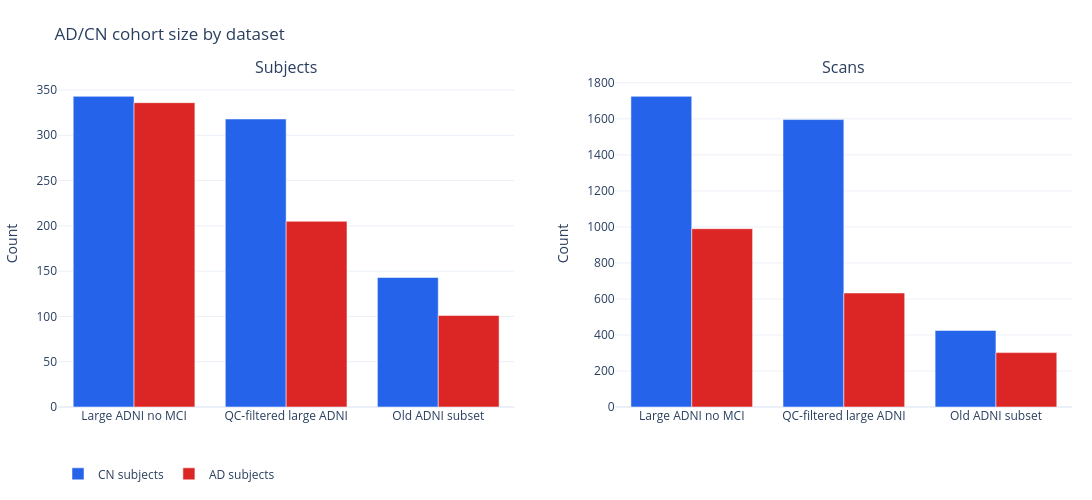
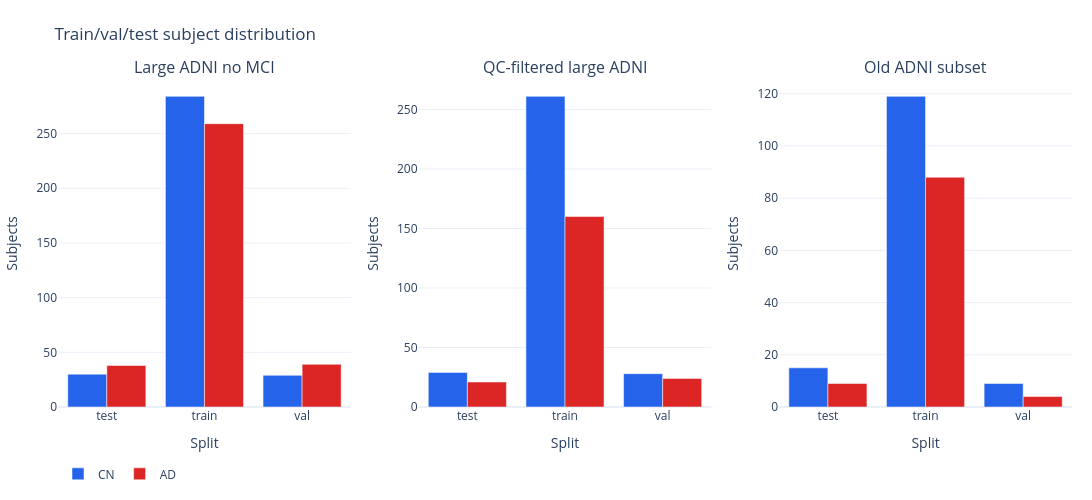

Write notebook code for charts like these, in order.
### Markdown cell above
## AD/CN Counts

This section answers how many AD and CN subjects and scans are available in each dataset. The first plot
uses all scans. The second plot splits subjects by train/val/test so model-evaluation imbalance is visible.

### Code cell
fig = dcv.plot_subject_and_scan_counts(frame)
fig.show()

display(Markdown(
    "The left panel is subject count and the right panel is scan count. "
    "A large gap between scans and subjects means subjects have repeated longitudinal visits."
))

fig = dcv.plot_split_counts(frame)
fig.show()

display(Markdown(
    "Train/val/test counts are shown by subject, with scan counts in hover text. "
    "This is useful before comparing longitudinal models because a split can have enough scans but few subjects."
))

### Figure 1 — Plotly figure (JSON) as saved in the notebook; plotly's stock layout.template omitted (floating-point values rounded to 4 significant figures)
{"data": [{"legendgroup": "CN", "marker": {"color": "#2563eb"}, "name": "CN subjects", "showlegend": true, "type": "bar", "x": ["Large ADNI no MCI", "QC-filtered large ADNI", "Old ADNI subset"], "xaxis": "x", "y": [343, 318, 143], "yaxis": "y"}, {"legendgroup": "CN", "marker": {"color": "#2563eb"}, "name": "CN scans", "showlegend": false, "type": "bar", "x": ["Large ADNI no MCI", "QC-filtered large ADNI", "Old ADNI subset"], "xaxis": "x2", "y": [1725, 1596, 425], "yaxis": "y2"}, {"legendgroup": "AD", "marker": {"color": "#dc2626"}, "name": "AD subjects", "showlegend": true, "type": "bar", "x": ["Large ADNI no MCI", "QC-filtered large ADNI", "Old ADNI subset"], "xaxis": "x", "y": [336, 205, 101], "yaxis": "y"}, {"legendgroup": "AD", "marker": {"color": "#dc2626"}, "name": "AD scans", "showlegend": false, "type": "bar", "x": ["Large ADNI no MCI", "QC-filtered large ADNI", "Old ADNI subset"], "xaxis": "x2", "y": [990, 633, 302], "yaxis": "y2"}], "layout": {"annotations": [{"font": {"size": 16}, "showarrow": false, "text": "Subjects", "x": 0.225, "xanchor": "center", "xref": "paper", "y": 1, "yanchor": "bottom", "yref": "paper"}, {"font": {"size": 16}, "showarrow": false, "text": "Scans", "x": 0.775, "xanchor": "center", "xref": "paper", "y": 1, "yanchor": "bottom", "yref": "paper"}], "barmode": "group", "height": 500, "legend": {"orientation": "h", "y": -0.16}, "margin": {"b": 90, "l": 50, "r": 20, "t": 80}, "title": {"text": "AD/CN cohort size by dataset"}, "width": 1200, "xaxis": {"anchor": "y", "domain": [0, 0.45]}, "xaxis2": {"anchor": "y2", "domain": [0.55, 1]}, "yaxis": {"anchor": "x", "domain": [0, 1], "title": {"text": "Count"}}, "yaxis2": {"anchor": "x2", "domain": [0, 1], "title": {"text": "Count"}}}}

### Figure 2 — Plotly figure (JSON) as saved in the notebook; plotly's stock layout.template omitted (floating-point values rounded to 4 significant figures)
{"data": [{"customdata": [[156], [1413], [156]], "hovertemplate": "split=%{x}<br>subjects=%{y}<br>scans=%{customdata[0]}<extra></extra>", "legendgroup": "CN", "marker": {"color": "#2563eb"}, "name": "CN", "showlegend": true, "type": "bar", "x": ["test", "train", "val"], "xaxis": "x", "y": [30, 284, 29], "yaxis": "y"}, {"customdata": [[109], [770], [111]], "hovertemplate": "split=%{x}<br>subjects=%{y}<br>scans=%{customdata[0]}<extra></extra>", "legendgroup": "AD", "marker": {"color": "#dc2626"}, "name": "AD", "showlegend": true, "type": "bar", "x": ["test", "train", "val"], "xaxis": "x", "y": [38, 259, 39], "yaxis": "y"}, {"customdata": [[149], [1295], [152]], "hovertemplate": "split=%{x}<br>subjects=%{y}<br>scans=%{customdata[0]}<extra></extra>", "legendgroup": "CN", "marker": {"color": "#2563eb"}, "name": "CN", "showlegend": false, "type": "bar", "x": ["test", "train", "val"], "xaxis": "x2", "y": [29, 261, 28], "yaxis": "y2"}, {"customdata": [[65], [496], [72]], "hovertemplate": "split=%{x}<br>subjects=%{y}<br>scans=%{customdata[0]}<extra></extra>", "legendgroup": "AD", "marker": {"color": "#dc2626"}, "name": "AD", "showlegend": false, "type": "bar", "x": ["test", "train", "val"], "xaxis": "x2", "y": [21, 160, 24], "yaxis": "y2"}, {"customdata": [[45], [353], [27]], "hovertemplate": "split=%{x}<br>subjects=%{y}<br>scans=%{customdata[0]}<extra></extra>", "legendgroup": "CN", "marker": {"color": "#2563eb"}, "name": "CN", "showlegend": false, "type": "bar", "x": ["test", "train", "val"], "xaxis": "x3", "y": [15, 119, 9], "yaxis": "y3"}, {"customdata": [[26], [264], [12]], "hovertemplate": "split=%{x}<br>subjects=%{y}<br>scans=%{customdata[0]}<extra></extra>", "legendgroup": "AD", "marker": {"color": "#dc2626"}, "name": "AD", "showlegend": false, "type": "bar", "x": ["test", "train", "val"], "xaxis": "x3", "y": [9, 88, 4], "yaxis": "y3"}], "layout": {"annotations": [{"font": {"size": 16}, "showarrow": false, "text": "Large ADNI no MCI", "x": 0.1444, "xanchor": "center", "xref": "paper", "y": 1, "yanchor": "bottom", "yref": "paper"}, {"font": {"size": 16}, "showarrow": false, "text": "QC-filtered large ADNI", "x": 0.5, "xanchor": "center", "xref": "paper", "y": 1, "yanchor": "bottom", "yref": "paper"}, {"font": {"size": 16}, "showarrow": false, "text": "Old ADNI subset", "x": 0.8556, "xanchor": "center", "xref": "paper", "y": 1, "yanchor": "bottom", "yref": "paper"}], "barmode": "group", "height": 500, "legend": {"orientation": "h", "y": -0.16}, "margin": {"b": 90, "l": 50, "r": 20, "t": 80}, "title": {"text": "Train/val/test subject distribution"}, "width": 1350, "xaxis": {"anchor": "y", "domain": [0, 0.2889], "title": {"text": "Split"}}, "xaxis2": {"anchor": "y2", "domain": [0.3556, 0.6444], "title": {"text": "Split"}}, "xaxis3": {"anchor": "y3", "domain": [0.7111, 1], "title": {"text": "Split"}}, "yaxis": {"anchor": "x", "domain": [0, 1], "title": {"text": "Subjects"}}, "yaxis2": {"anchor": "x2", "domain": [0, 1], "title": {"text": "Subjects"}}, "yaxis3": {"anchor": "x3", "domain": [0, 1], "title": {"text": "Subjects"}}}}
